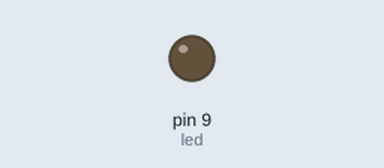
Simulated run of this sketch. Board: Arduino Uno, built with avr-gcc and run on an emulated ATmega328P. On the bench: output pins drawn as LEDs (lit = HIGH).

Above: at 0.15 s.
At 6.15 s:
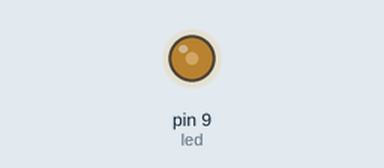
At 18.75 s:
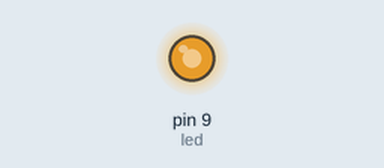
At 39.75 s:
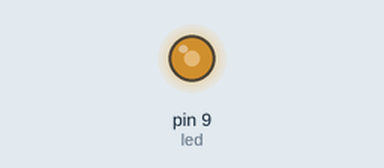
Timing chart, 0 to 40.0 s (numbered marks = the images above):
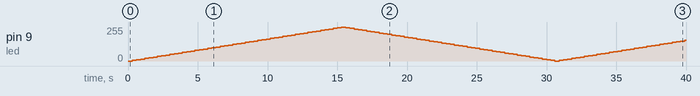

The sketch:

fadingLED.ino
```cpp
int led = 9;
int brightness = 0;// how bright led is
int fadeAmount = 5; // how many points to fade by LED
void setup()
{
  pinMode(led, OUTPUT);
}

void loop()
{
  analogWrite(led, brightness);
  brightness = brightness + fadeAmount;
  if(brightness == 0 || brightness == 255)
  {
    fadeAmount = -fadeAmount;
  }
    delay(300); // Wait for 300 millisecond(s)
}
```

Measured:
- by itself, pin 9 (led): 0/255 → 5/255 at 0.30 s, → 10/255 0.30 s later, → 15/255 0.30 s later, → 20/255 0.30 s later, … (133 changes in this stretch)
